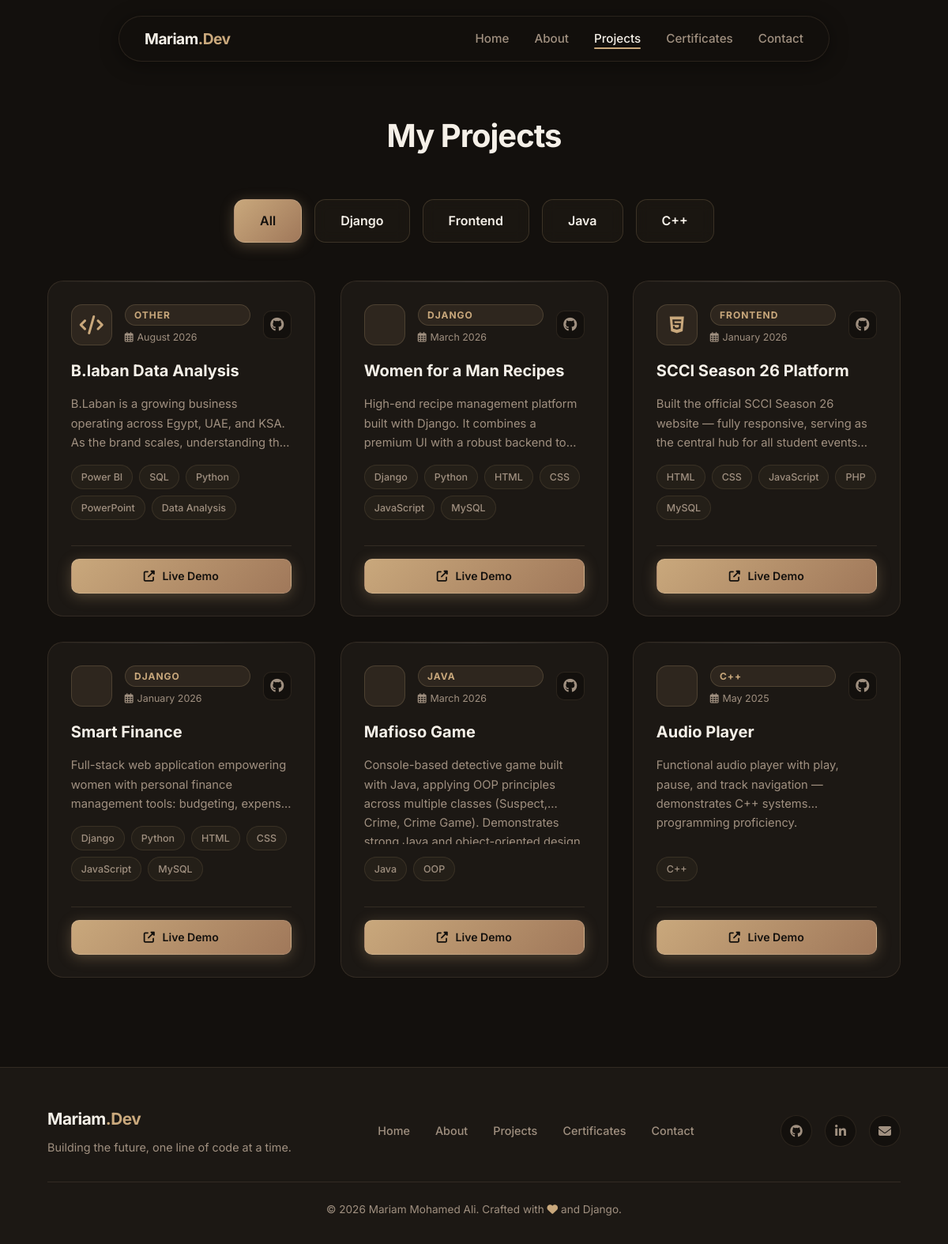
/projects/, run on the app's committed database.
### core/models.py (models this page shows, shortened)
class Project(models.Model):
    CATEGORY_CHOICES = [
        ('django', 'Django'),
        ('frontend', 'Frontend'),
        ('java', 'Java'),
        ('cpp', 'C++'),
        ('other', 'Other'),
    ]
    title = models.CharField(max_length=200)
    description = models.TextField()
    short_desc = models.CharField(max_length=300, blank=True)
    category = models.CharField(max_length=20, choices=CATEGORY_CHOICES, default='other')
    tech_stack = models.CharField(max_length=500, help_text='Comma-separated: Django, Python, MySQL')
    github_url = models.URLField(blank=True, null=True)
    live_url = models.URLField(blank=True, null=True)
    image = models.ImageField(upload_to='projects/', blank=True, null=True)
    start_date = models.CharField(max_length=50, blank=True)
    end_date = models.CharField(max_length=50, blank=True)
    featured = models.BooleanField(default=False)
    order = models.IntegerField(default=0)
    class Meta:
        ordering = ['order', '-id']
    def get_tech_list(self):
        return [t.strip() for t in self.tech_stack.split(',') if t.strip()]

### core/views.py (the view)
# urls.py: path('projects/', views.projects, name='projects'),
def projects(request):
    category = request.GET.get('category', 'all')
    all_projects = Project.objects.all()
    if category != 'all':
        all_projects = all_projects.filter(category=category)
    return render(request, 'core/projects.html', {
        'projects': all_projects,
        'active_category': category,
    })

### templates/core/projects.html
{% extends 'base.html' %}
{% load static %}
{% block content %}
<div class="page-container">
    <h1 class="section-title" data-aos="fade-down">My Projects</h1>
    <div style="display: flex; justify-content: center; gap: 1rem; margin-bottom: 3rem; flex-wrap: wrap;"
        data-aos="fade-up">
        <a href="?category=all"
            class="btn {% if active_category == 'all' %}btn-primary{% else %}btn-outline{% endif %}">All</a>
        <a href="?category=django"
            class="btn {% if active_category == 'django' %}btn-primary{% else %}btn-outline{% endif %}">Django</a>
        <a href="?category=frontend"
            class="btn {% if active_category == 'frontend' %}btn-primary{% else %}btn-outline{% endif %}">Frontend</a>
        <a href="?category=java"
            class="btn {% if active_category == 'java' %}btn-primary{% else %}btn-outline{% endif %}">Java</a>
        <a href="?category=cpp"
            class="btn {% if active_category == 'cpp' %}btn-primary{% else %}btn-outline{% endif %}">C++</a>
    </div>
    <div class="projects-grid">
        {% for project in projects %}
        <div class="glass-panel project-card" data-aos="zoom-in" data-aos-delay="{{ forloop.counter|add:'1' }}00">
            <div class="project-card-header">
                <div class="project-card-icon">
                    {% if project.category == 'django' %}<i class="devicon-django-plain"></i>
                    {% elif project.category == 'frontend' %}<i class="fab fa-html5"></i>
                    {% elif project.category == 'java' %}<i class="devicon-java-plain"></i>
                    {% elif project.category == 'cpp' %}<i class="devicon-cplusplus-plain"></i>
                    {% else %}<i class="fas fa-code"></i>{% endif %}
                </div>
                <div style="display: flex; flex-direction: column; gap: 0.3rem; flex: 1;">
                    <span class="project-cat-pill">{{ project.get_category_display }}</span>
                    {% if project.start_date %}
                    <span style="font-size: 0.78rem; color: var(--text-muted);">
                        <i class="far fa-calendar-alt" style="margin-right: 0.3rem;"></i>{{ project.start_date }}
                    </span>
                    {% endif %}
                </div>
                {% if project.github_url %}
                <a href="{{ project.github_url }}" target="_blank" class="project-gh-link" title="View on GitHub">
                    <i class="fab fa-github"></i>
                </a>
                {% endif %}
            </div>
            <h3 class="project-card-title">{{ project.title }}</h3>
            <p class="project-card-desc">{{ project.description }}</p>
            <div class="tech-stack">
                {% for tech in project.get_tech_list %}
                <span class="tech-badge">{{ tech }}</span>
                {% endfor %}
            </div>
            {% if project.live_url %}
            <div style="margin-top: 1rem; padding-top: 1rem; border-top: 1px solid var(--border-color);">
                <a href="{{ project.live_url }}" target="_blank" class="btn btn-primary"
                    style="padding: 0.6rem 1.2rem; font-size: 0.88rem; border-radius: 10px; width: 100%;">
                    <i class="fas fa-external-link-alt"></i> Live Demo
                </a>
            </div>
            {% endif %}
        </div>
        {% empty %}
        <p style="text-align: center; grid-column: 1/-1; color: var(--text-muted);">No projects found in this category.
        </p>
        {% endfor %}
    </div>
</div>
{% endblock %}

### templates/base.html (shortened to what this page needs)
{% load static %}
<!DOCTYPE html>
<html lang="en">
<head>
    <link rel="stylesheet" href="{% static 'css/style.css' %}?v=2.1">
    <link href="https://unpkg.com/aos@2.3.1/dist/aos.css" rel="stylesheet">
    <link rel="stylesheet" href="https://cdnjs.cloudflare.com/ajax/libs/font-awesome/6.4.0/css/all.min.css">
    <link rel="stylesheet" href="https://cdn.jsdelivr.net/gh/devicons/devicon@v2.16.0/devicon.min.css">
</head>
<body>
    <nav class="navbar" data-aos="fade-down">
        <a href="{% url 'home' %}" class="logo">Mariam<span>.Dev</span></a>
        <ul class="nav-links">
            <li><a href="{% url 'home' %}"
                    class="{% if request.resolver_match.url_name == 'home' %}active{% endif %}">Home</a></li>
            <li><a href="{% url 'about' %}"
                    class="{% if request.resolver_match.url_name == 'about' %}active{% endif %}">About</a></li>
            <li><a href="{% url 'projects' %}"
                    class="{% if request.resolver_match.url_name == 'projects' %}active{% endif %}">Projects</a></li>
            <li><a href="{% url 'certificates' %}"
                    class="{% if request.resolver_match.url_name == 'certificates' %}active{% endif %}">Certificates</a>
            </li>
            <li><a href="{% url 'contact' %}"
                    class="{% if request.resolver_match.url_name == 'contact' %}active{% endif %}">Contact</a></li>
        </ul>
    </nav>
    <main>
        {% block content %}{% endblock %}
    </main>
    <footer class="site-footer">
        <div class="footer-inner">
            <div class="footer-brand">
                <a href="{% url 'home' %}" class="logo">Mariam<span>.Dev</span></a>
                <p class="footer-tagline">Building the future, one line of code at a time.</p>
            </div>
            <ul class="footer-nav">
                <li><a href="{% url 'home' %}">Home</a></li>
                <li><a href="{% url 'about' %}">About</a></li>
                <li><a href="{% url 'projects' %}">Projects</a></li>
                <li><a href="{% url 'certificates' %}">Certificates</a></li>
                <li><a href="{% url 'contact' %}">Contact</a></li>
            </ul>
            <div class="footer-social">
                <a href="https://github.com/mariammohamedali127" target="_blank" title="GitHub"><i
                        class="fab fa-github"></i></a>
                <a href="https://www.linkedin.com/in/mariam-mohamed127" target="_blank" title="LinkedIn"><i
                        class="fab fa-linkedin-in"></i></a>
                <a href="mailto:mariammohamedali127@gmail.com" title="Email"><i class="fas fa-envelope"></i></a>
            </div>
        </div>
        <div class="footer-bottom">
            <p>&copy; 2026 Mariam Mohamed Ali. Crafted with <i class="fas fa-heart" style="color: var(--primary);"></i>
                and Django.</p>
        </div>
    </footer>
</body>
</html>

### data on the page
Project: category "OTHER", start_date "August 2026", title "B.laban Data Analysis", description "B.Laban is a growing business operating across Egypt, UAE, and KSA. As the brand scales, understanding…", get_tech_list "Power BI" "SQL" "Python" "PowerPoint" "Data Analysis"
Project: category "DJANGO", start_date "March 2026", title "Women for a Man Recipes", description "High-end recipe management platform built with Django. It combines a premium UI with a robust backend…", get_tech_list "Django" "Python" "HTML" "CSS" "JavaScript" "MySQL"
Project: category "FRONTEND", start_date "January 2026", title "SCCI Season 26 Platform", description "Built the official SCCI Season 26 website — fully responsive, serving as the central hub for all student…", get_tech_list "HTML" "CSS" "JavaScript" "PHP" "MySQL"
Project: category "DJANGO", start_date "January 2026", title "Smart Finance", description "Full-stack web application empowering women with personal finance management tools: budgeting,…", get_tech_list "Django" "Python" "HTML" "CSS" "JavaScript" "MySQL"
Project: category "JAVA", start_date "March 2026", title "Mafioso Game", description "Console-based detective game built with Java, applying OOP principles across multiple classes (Suspect, Crime, Crime Game).…", get_tech_list "Java" "OOP"
Project: category "C++", start_date "May 2025", title "Audio Player", description "Functional audio player with play, pause, and track navigation — demonstrates C++ systems programming proficiency.", get_tech_list "C++"
